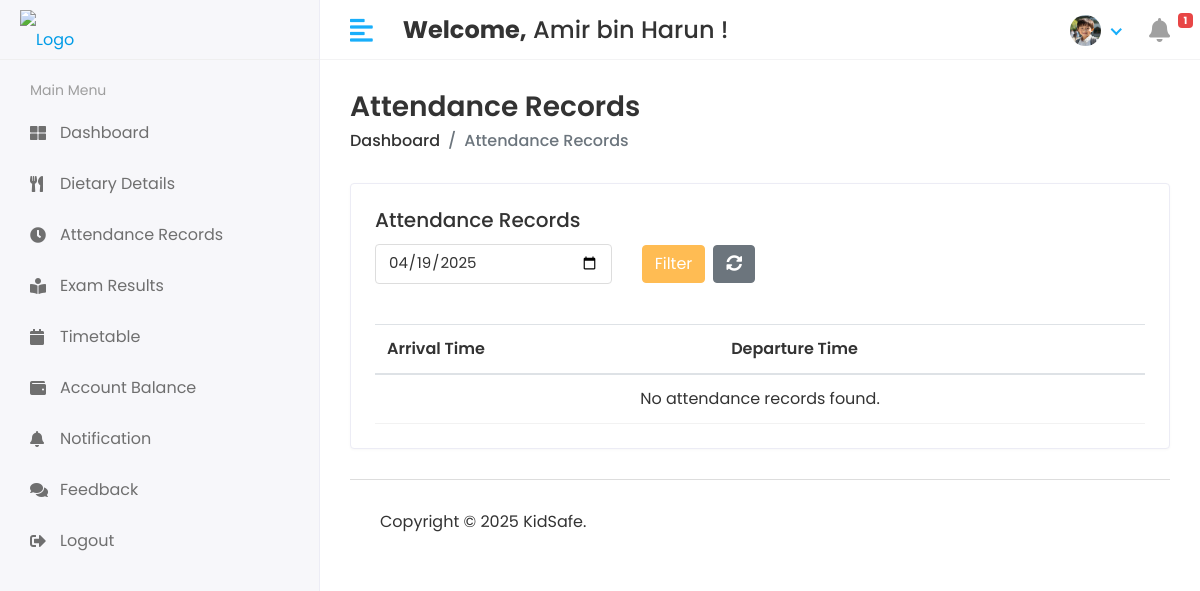
Before: /student/attendance/ (signed in) with the older database file.
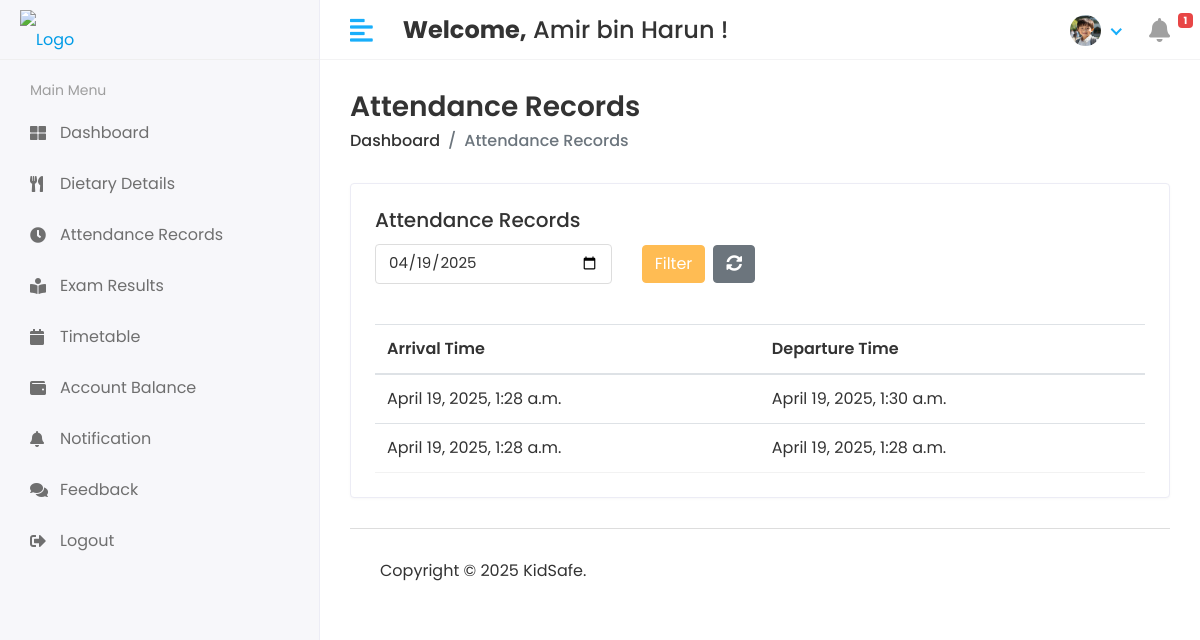
After: the same page with the newer database file.
### kidsafe_app/models.py (models this page shows, shortened)
class CustomUser(AbstractUser):
    USER = (
        (1, 'Administrator'),
        (2, 'Teacher'),
        (3, 'Student'),
        (4, 'Canteen'),
    )
    user_type = models.CharField(choices=USER, max_length=50, default=1)
    profile_pic = models.ImageField(upload_to='media/profile_pic')

class Attendance(models.Model):
    student = models.ForeignKey(Student, on_delete=models.CASCADE)
    arrival_time = models.DateTimeField(auto_now_add=True)
    departure_time = models.DateTimeField(null=True, blank=True)

### kidsafe_project/student_views.py (the view)
# urls.py: path('student/attendance/', student_views.student_attendance, name='student_attendance'),
@login_required(login_url='/')
def student_attendance(request):
    student = request.user.student
    date_filter = request.GET.get('date', '')
    attendance_records = Attendance.objects.filter(student=student).order_by('-arrival_time')
    if date_filter:
        try:
            filter_date = datetime.strptime(date_filter, '%Y-%m-%d').date()
            attendance_records = attendance_records.filter(arrival_time__date=filter_date)
        except ValueError:
            pass
    else:
        today = timezone.localdate()  # Use localdate() to get the current date in the server's timezone
        attendance_records = attendance_records.filter(arrival_time__date=today)
        date_filter = today.isoformat()  # Set the default date to today
    context = {
        'attendance_records': attendance_records,
        'selected_date': date_filter,  # Pass the selected date to the template
    }
    return render(request, 'student/student_attendance.html', context)

### kidsafe_app/context_processors.py (called while the page is built)
def notification_count(request):
    if not request.user.is_authenticated:
        return {'unread_count': 0}
    unread_count = 0
    if request.user.user_type == '2':  # Teacher
        unread_count = TeacherNotification.objects.filter(
            teacher__admin=request.user,
            read=False
        ).count()
    elif request.user.user_type == '3':  # Student
        unread_count = StudentNotification.objects.filter(
            student__admin=request.user,
            read=False
        ).count()
    elif request.user.user_type == '4':  # Canteen
        unread_count = CanteenNotification.objects.filter(
            canteen__admin=request.user,
            read=False
        ).count()
    return {'unread_count': unread_count}

### templates/student/student_attendance.html (shortened to what this page needs)
{% extends 'base.html' %}
{% block content %}
<div class="page-header">
    <div class="row align-items-center">
        <div class="col">
            <h3 class="page-title">Attendance Records</h3>
            <ul class="breadcrumb">
                <li class="breadcrumb-item"><a href="{% url 'student_home' %}">Dashboard</a></li>
                <li class="breadcrumb-item active">Attendance Records</li>
            </ul>
        </div>
    </div>
</div>
<div class="row">
    <div class="col-sm-12">
        <div class="card">
            <div class="card-body">
                <h5 class="card-title">Attendance Records</h5>
                <form method="GET" action="{% url 'student_attendance' %}" class="mb-3">
                    <div class="row">
                        <div class="col-8 col-md-4">
                            <input type="date" name="date" class="form-control" value="{{ selected_date }}">
                        </div>
                        <div class="col-4 col-md-4 d-flex align-items-center">
                            <button class="btn btn-primary" type="submit">Filter</button>
                            <button class="btn btn-secondary ml-2" type="button" id="refresh-button">
                                <i class="fas fa-sync-alt"></i>
                            </button>
                        </div>
                    </div>
                </form>
                <br>
                <table class="table table-hover">
                    <thead>
                        <tr>
                            <th>Arrival Time</th>
                            <th>Departure Time</th>
                        </tr>
                    </thead>
                    <tbody>
                        {% for record in attendance_records %}
                        <tr>
                            <td>{{ record.arrival_time }}</td>
                            <td>{{ record.departure_time|default:"Still in class" }}</td>
                        </tr>
                        {% empty %}
                        <tr>
                            <td colspan="2" class="text-center">No attendance records found.</td>
                        </tr>
                        {% endfor %}
                    </tbody>
                </table>
            </div>
        </div>
    </div>
</div>
{% endblock %}

### templates/base.html (shortened to what this page needs)
<!DOCTYPE html>
<html lang="en">
{% load static %}
<head>
   <link rel="stylesheet" href="{% static 'assets/plugins/bootstrap/css/bootstrap.min.css' %}">
   <link rel="stylesheet" href="{% static 'assets/plugins/fontawesome/css/fontawesome.min.css' %}">
   <link rel="stylesheet" href="{% static 'assets/plugins/fontawesome/css/all.min.css' %}">
   <link rel="stylesheet" href="{% static 'assets/plugins/datatables/datatables.min.css' %}">
   <link rel="stylesheet" href="{% static 'assets/css/style.css' %}">
</head>
<body>
   <div class="main-wrapper">
      {% include 'includes/header.html' %}
      {% include 'includes/sidebar.html' %}
      <div class="page-wrapper">
         <div class="content container-fluid">
            {% block content %}{% endblock %}
            {% include 'includes/footer.html' %}
         </div>
      </div>
   </div>
</body>
</html>

### templates/includes/header.html (shortened to what this page needs)
{% load static %}
<div class="header">
    <div class="header-left">
        {% if user.user_type == '1' %}
        <a href="{% url 'admin_home' %}" class="logo">
            <img src="{% static 'assets/img/logo4.png' %}" alt="Logo">
        </a>
        <a href="{% url 'admin_home' %}" class="logo logo-small">
            <img src="{% static 'assets/img/logo3.png' %}" alt="Logo" width="30" height="30">
        </a>
        {% elif user.user_type == '3' %}
        <a href="{% url 'student_home' %}" class="logo">
            <img src="{% static 'assets/img/logo4.png' %}" alt="Logo">
        </a>
        {% endif %}
    </div>
    <a href="javascript:void(0);" id="toggle_btn">
        <i class="fas fa-align-left"></i>
    </a>
    <div class="top-nav-search mt-3">
        <h4><strong>Welcome,</strong>&nbsp;<span>{{user.first_name}} {{user.last_name}}</span>&nbsp;!</h4>
    </div>
    <ul class="nav user-menu">
        <li class="nav-item dropdown has-arrow">
            <a href="#" class="dropdown-toggle nav-link" data-toggle="dropdown">
                {% if user.profile_pic == "" %}
                <span class="user-img"><img class="rounded-circle" src="{% static 'assets/img/noimg.png' %}" width="31"
                        height="31" alt=""></span>
                {% else %}
                <span class="user-img"><img class="rounded-circle" src="/{{user.profile_pic}}" width="31" height="31"
                        alt=""></span>
                {% endif %}
            </a>
        </li>
        <li class="nav-item">
            {% if user.user_type == '2' %}
            <a href="{% url 'view_teacher_notifications' %}" class="nav-link">
                <i class="fas fa-bell"></i>
                {% if unread_count > 0 %}
                <span class="badge badge-danger">{{ unread_count }}</span>
                {% endif %}
            </a>
            {% elif user.user_type == '3' %}
            <a href="{% url 'view_student_notifications' %}" class="nav-link">
                <i class="fas fa-bell"></i>
                {% if unread_count > 0 %}
                <span class="badge badge-danger">{{ unread_count }}</span>
                {% endif %}
            </a>
            {% endif %}
        </li>
    </ul>
</div>

### templates/includes/sidebar.html (shortened to what this page needs)
{% load active_link_tags %}
<div class="sidebar" id="sidebar">
    <div class="sidebar-inner slimscroll">
        <div id="sidebar-menu" class="sidebar-menu">
            {% if user.user_type == '1' %}
            <ul>
                <li class="{% active_link 'admin_home' 'active' %}">
                    <a href="{% url 'admin_home' %}"><i class="fa fa-th-large"></i> <span>Dashboard</span></a>
                </li>
                <li class="menu-title">
                    <span>Manage Users</span>
                </li>
                <li class="{% active_link 'view_admin' 'active' %}">
                    <a href="{% url 'view_admin' %}"><i class="fas fa-user"></i> <span>Administrator</span></a>
                </li>
                <li class="{% active_link 'view_teacher' 'active' %}">
                    <a href="{% url 'view_teacher' %}"><i class="fas fa-chalkboard-teacher"></i> <span>Teacher</span></a>
                </li>
                <li class="{% active_link 'view_student' 'active' %}">
                    <a href="{% url 'view_student' %}"><i class="fas fa-user-graduate"></i> <span>Student</span></a>
                </li>
                <li class="{% active_link 'view_canteen' 'active' %}">
                    <a href="{% url 'view_canteen' %}"><i class="fas fa-utensils"></i> <span>Canteen</span></a>
                </li>
                <!--<li class="submenu">
                    <a href="#"><i class="fas fa-graduation-cap"></i> <span> Class</span> <span
                            class="menu-arrow"></span></a>
                    <ul>
                        <li><a href="#">View Class</a></li>
                        <li><a href="#">Add Class</a></li>
                    </ul>
                </li>-->
                <li class="{% active_link 'view_subject' 'active' %}">
                    <a href="{% url 'view_subject' %}"><i class="fas fa-book-reader"></i> <span>Subjects</span></a>
                </li>
                <li class="submenu">
                    <a href="#"><i class="fa fa-bell"></i> <span> Send Notification</span> <span class="menu-arrow"></span></a>
                    <ul>
                        <li><a href="{% url 'send_teacher_notification' %}">Teacher Notification</a></li>
                        <li><a href="{% url 'send_student_notification' %}">Student Notification</a></li>
                        <li><a href="{% url 'send_canteen_notification' %}">Canteen Notification</a></li>
                    </ul>
                </li>
                <li class="submenu">
                    <a href="#"><i class="fas fa-comments"></i> <span> </span> Feedback <span class="menu-arrow"></span></a>
                    <ul>
                        <li><a href="{% url 'view_teacher_feedback' %}">Teacher Feedback</a></li>
                        <li><a href="{% url 'view_student_feedback' %}">Student Feedback</a></li>
                        <li><a href="{% url 'view_canteen_feedback' %}">Canteen Feedback</a></li>
                    </ul>
                </li>
                <li class="menu-title">
                    <span>NFC Function</span>
                </li>
                <li class="{% active_link 'register_card' 'active' %}">
                    <a href="{% url 'register_card' %}"><i class="fa fa-barcode"></i> <span>Register Card</span></a>
                </li>
                <!--<li class="{% active_link 'read_card' 'active' %}">
                    <a href="{% url 'read_card' %}"><i class="fa fa-barcode"></i> <span>Read Card</span></a>
                </li>-->
                <li class="{% active_link 'scan_and_assign_card' 'active' %}">
                    <a href="{% url 'scan_and_assign_card' %}"><i class="fa fa-barcode"></i> <span>Scan and Assign Card</span></a>
                </li>
                <li class="{% active_link 'scan_attendance' 'active' %}">
                    <a href="{% url 'scan_attendance' %}"><i class="fa fa-barcode"></i> <span>Scan Attendance</span></a>
                </li>
                <li class="{% active_link 'scan_and_add_balance' 'active' %}">
                    <a href="{% url 'scan_and_add_balance' %}"><i class="fa fa-barcode"></i> <span>Scan Balance</span></a>
                </li>
                <li class="menu-title">
                    <span>Manage Cards</span>
                </li>
                <li class="{% active_link 'attendance_list' 'active' %}">
                    <a href="{% url 'attendance_list' %}"><i class="fas fa-calendar"></i> <span>Attendance Records</span></a>
                </li>
                <li class="{% active_link 'view_registered_cards' 'active' %}">
                    <a href="{% url 'view_registered_cards' %}"><i class="fa fa-id-card"></i> <span>Registered Card</span></a>
                </li>
                <li class="{% active_link 'assigned_students' 'active' %}">
                    <a href="{% url 'assigned_students' %}"><i class="fa fa-id-card"></i> <span>Assigned Card</span></a>
                </li>
                <li class="{% active_link 'deactivated_cards' 'active' %}">
                    <a href="{% url 'deactivated_cards' %}"><i class="fa fa-id-card"></i> <span>Deactivated Card</span></a>
                </li>
                <li>
                    <a href="{% url 'doLogout' %}"><i class="fas fa-sign-out-alt"></i> <span>Logout</span></a>
                </li>
            </ul>
            {% elif user.user_type == '3' %}
            <ul>
                <li class="menu-title">
                    <span>Main Menu</span>
                </li>
                <li class="{% active_link 'student_home' 'active' %}">
                    <a href="{% url 'student_home' %}"><i class="fa fa-th-large"></i> <span>Dashboard</span></a>
                </li>
                <li class="{% active_link 'dietary_details' 'active' %}">
                    <a href="{% url 'dietary_details' %}"><i class="fas fa-utensils"></i> <span>Dietary Details</span></a>
                </li>
                <li class="{% active_link 'student_attendance' 'active' %}">
                    <a href="{% url 'student_attendance' %}"><i class="fa fa-clock"></i> <span>Attendance Records</span></a>
                </li>
                <li class="{% active_link 'academic_results' 'active' %}">
                    <a href="{% url 'academic_results' %}"><i class="fas fa-book-reader"></i> <span>Exam Results</span></a>
                </li>
                <li class="{% active_link 'student_view_timetable' 'active' %}">
                    <a href="{% url 'student_view_timetable' %}"><i class="fa fa-calendar"></i> <span>Timetable</span></a>
                </li>
                <li class="{% active_link 'view_account_balance' 'active' %}">
                    <a href="{% url 'view_account_balance' %}"><i class="fas fa-wallet"></i> <span>Account Balance</span></a>
                </li>
                <li class="{% active_link 'view_student_notifications' 'active' %}">
                    <a href="{% url 'view_student_notifications' %}"><i class="fa fa-bell"></i> <span>Notification</span></a>
                </li>
                <li class="{% active_link 'send_student_feedback' 'active' %}">
                    <a href="{% url 'send_student_feedback' %}"><i class="fas fa-comments"></i> <span>Feedback</span></a>
                </li>
                <li>
                    <a href="{% url 'doLogout' %}"><i class="fas fa-sign-out-alt"></i> <span>Logout</span></a>
                </li>
            </ul>
            {% endif %}
        </div>
    </div>
</div>

### templates/includes/footer.html
<footer>
    <p>Copyright &copy; 2025 KidSafe.</p>
</footer>

Changed rows visible on the page:
added Attendance: arrival_time "April 19, 2025, 1:28 a.m.", departure_time "April 19, 2025, 1:30 a.m."
added Attendance: arrival_time "April 19, 2025, 1:28 a.m.", departure_time "April 19, 2025, 1:28 a.m."
Other visible differences:
text no longer shown: "No attendance records found."
